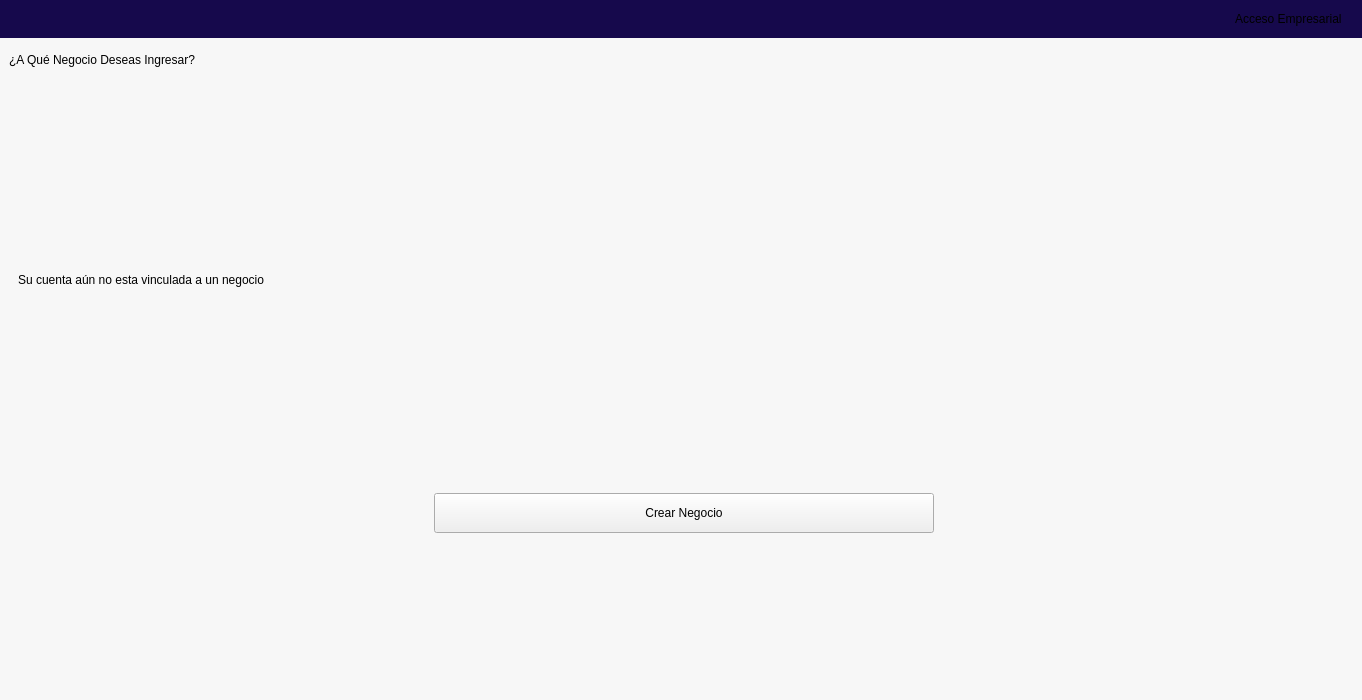
<?xml version="1.0" encoding="UTF-8"?>
<ui version="4.0">
 <class>LoginWindow</class>
 <widget class="QWidget" name="LoginWindow">
  <property name="geometry">
   <rect>
    <x>0</x>
    <y>0</y>
    <width>1362</width>
    <height>700</height>
   </rect>
  </property>
  <property name="minimumSize">
   <size>
    <width>900</width>
    <height>600</height>
   </size>
  </property>
  <property name="maximumSize">
   <size>
    <width>1370</width>
    <height>700</height>
   </size>
  </property>
  <property name="windowTitle">
   <string>Crear Cuenta</string>
  </property>
  <property name="styleSheet">
   <string notr="true">#LoginWindow {
    background-color: #F7F7F7;
}
QFrame[tarjeta=&quot;Negocio&quot;] {
    background-color: #FFFFFF;
    border: 1px solid #E0E0E0;
    border-radius: 10px;
}

QFrame[tarjeta=&quot;Negocio&quot;]:hover {
    border: 2px solid #16094C;
}

QFrame[tarjeta=&quot;Negocio&quot;][seleccionada=&quot;true&quot;] {
    background-color: #F5F3FF;
    border: 2px solid #16094C;
}

/*
-----------------------------------------------------------------------------------------------------
Inputs
-----------------------------------------------------------------------------------------------------
*/

QLineEdit, QDateEdit {
    background-color: #F8F9FA;
    border: 2px solid #D1D5DB;
    border-radius: 8px;
    padding: 8px 12px;
    color: #0E042F;
    min-height: 18px;
}

QLineEdit:hover, QDateEdit:hover {
    border: 1px solid #9CA3AF;
    background-color: #F3F4F6;
}

QLineEdit:focus, QDateEdit:focus {
    border: 1px solid #744BCC;
    background-color: #FFFFFF;
}

QLineEdit:disabled, QDateEdit:disabled {
    background-color: #E5E7EB;
    color: #9CA3AF;
    border: 2px solid #D1D5DB;
}

QDateEdit::drop-down {
    subcontrol-origin: padding;
    subcontrol-position: top right;
    width: 20px;
    border-left-width: 1px;
    border-left-color: #D1D5DB;
    border-left-style: solid;
    border-top-right-radius: 8px;
    border-bottom-right-radius: 8px;
}

/*
-----------------------------------------------------------------------------------------------------
Textos
-----------------------------------------------------------------------------------------------------
*/

QLabel[texto=&quot;TituloPrincipal&quot;] {
    font-size: 30px;
    qproperty-alignment: 'AlignCenter';
    font-weight: bold;
	color: #16094C;
}


QLabel[texto=&quot;InputTexto&quot;] {
    font-size: 16px;
    color: #6C6686;
}


/*
-----------------------------------------------------------------------------------------------------
Botones
-----------------------------------------------------------------------------------------------------
*/

QPushButton[boton=&quot;Primario&quot;] {
    border-radius: 10px;
    background-color: #5D38BB;
    font-weight: bold;
    color: #F7F7F7;
    font-size: 12pt;
    min-height: 40px;
    padding-left: 20px;
    padding-right: 20px;
}

QPushButton[boton=&quot;Primario&quot;]:hover {
    background-color: #744BCC;
}

QPushButton[boton=&quot;Primario&quot;]:pressed {
    background-color: #472A8F;
}

QPushButton[boton=&quot;Secundario&quot;] {
    border-radius: 10px;
    background-color: rgba(161, 147, 204, 0.7);
    font-weight: bold;
    color: #5D38BB;
    font-size: 18px;
    min-height: 40px;
}

QPushButton[boton=&quot;Secundario&quot;]:hover {
    background-color: rgba(161, 147, 204, 0.9);
}

QPushButton[boton=&quot;Secundario&quot;]:pressed {
    background-color: rgba(131, 117, 174, 0.9);
}

QPushButton[boton=&quot;BotonTexto&quot;] {
    border: none;
    background: transparent;
    padding: 0px;
    margin: 0px;
    color: #0E042F;
    font-weight: bold;
    font-size: 16px;
}

QPushButton[boton=&quot;BotonTexto&quot;]:hover {
    color: #6C6686;
    background: transparent;
}

QPushButton[boton=&quot;BotonTexto&quot;]:pressed,
QPushButton[boton=&quot;BotonTexto&quot;]:focus {
    border: none;
    background: transparent;
    outline: none;
}
/*
-----------------------------------------------------------------------------------------------------
Botones
-----------------------------------------------------------------------------------------------------
*/

/* --- BOTÓN PRIMARIO --- */
QPushButton[boton=&quot;Primario&quot;] {
    border-radius: 10px;
    background-color: #5D38BB;
    font-weight: bold;
    color: #F7F7F7;
    font-size: 12pt;
    min-height: 40px;
    padding-left: 20px;
    padding-right: 20px;
	width: 300px;
}
QPushButton[boton=&quot;Primario&quot;]:hover {
    background-color: #744BCC;
}

QPushButton[boton=&quot;Primario&quot;]:pressed {
    background-color: #472A8F;
}
/* --- BOTÓN SECUNDARIO --- */

QPushButton[boton=&quot;Secundario&quot;] {
    border-radius: 10px;
	width: 300px;
    background-color: rgba(161, 147, 204, 0.7);
    font-weight: bold;
    color: #5D38BB;
    font-size: 18px;
    min-height: 40px;
}

QPushButton[boton=&quot;Secundario&quot;]:hover {
    background-color: rgba(161, 147, 204, 0.9);
}

QPushButton[boton=&quot;Secundario&quot;]:pressed {
    background-color: rgba(131, 117, 174, 0.9);
}

   </string>
  </property>
  <layout class="QVBoxLayout" name="verticalLayout">
   <property name="leftMargin">
    <number>0</number>
   </property>
   <property name="topMargin">
    <number>0</number>
   </property>
   <property name="rightMargin">
    <number>0</number>
   </property>
   <item>
    <widget class="QWidget" name="parteArriba" native="true">
     <property name="maximumSize">
      <size>
       <width>16777215</width>
       <height>150</height>
      </size>
     </property>
     <property name="autoFillBackground">
      <bool>false</bool>
     </property>
     <property name="styleSheet">
      <string notr="true">#parteArriba{
background-color: #16094C;
}
/*
-----------------------------------------------------------------------------------------------------
Textos
-----------------------------------------------------------------------------------------------------
*/

QLabel[texto=&quot;DestacadoArriba&quot;] {
    font-size: 20px;
    font-weight: bold;
	color: #f7f7f7;
}
QLabel[texto=&quot;Descripcion&quot;] {
    font-size: 16px;
	color: #f7f7f7;
}
</string>
     </property>
     <layout class="QHBoxLayout" name="horizontalLayout">
      <property name="leftMargin">
       <number>20</number>
      </property>
      <property name="rightMargin">
       <number>20</number>
      </property>
      <item>
       <widget class="QLabel" name="label">
        <property name="maximumSize">
         <size>
          <width>100</width>
          <height>100</height>
         </size>
        </property>
        <property name="text">
         <string/>
        </property>
        <property name="pixmap">
         <pixmap resource="../resources/resources.qrc">:/images/logo.png</pixmap>
        </property>
        <property name="scaledContents">
         <bool>true</bool>
        </property>
       </widget>
      </item>
      <item>
       <widget class="QLabel" name="lblBienvenidaUser">
        <property name="text">
         <string/>
        </property>
        <property name="texto" stdset="0">
         <string>Descripcion</string>
        </property>
       </widget>
      </item>
      <item>
       <spacer name="horizontalSpacer">
        <property name="orientation">
         <enum>Qt::Horizontal</enum>
        </property>
        <property name="sizeHint" stdset="0">
         <size>
          <width>40</width>
          <height>20</height>
         </size>
        </property>
       </spacer>
      </item>
      <item>
       <widget class="QLabel" name="label_2">
        <property name="styleSheet">
         <string notr="true"/>
        </property>
        <property name="text">
         <string>Acceso Empresarial</string>
        </property>
        <property name="texto" stdset="0">
         <string>DestacadoArriba</string>
        </property>
       </widget>
      </item>
     </layout>
    </widget>
   </item>
   <item>
    <widget class="QWidget" name="widget" native="true">
     <layout class="QVBoxLayout" name="verticalLayout_2">
      <item>
       <widget class="QLabel" name="label_3">
        <property name="maximumSize">
         <size>
          <width>16777215</width>
          <height>50</height>
         </size>
        </property>
        <property name="text">
         <string>¿A Qué Negocio Deseas Ingresar?</string>
        </property>
        <property name="texto" stdset="0">
         <string>TituloPrincipal</string>
        </property>
       </widget>
      </item>
      <item>
       <widget class="QStackedWidget" name="stackedWidget">
        <property name="styleSheet">
         <string notr="true"/>
        </property>
        <property name="currentIndex">
         <number>1</number>
        </property>
        <widget class="QWidget" name="page">
         <layout class="QVBoxLayout" name="verticalLayout_3">
          <item>
           <widget class="QScrollArea" name="scrollArea">
            <property name="styleSheet">
             <string notr="true">/* 1. Contenedor principal del ScrollArea */
QScrollArea {
    border: none;                  /* Sin bordes molestos alrededor */
    background-color: #F3F3F3;     /* Fondo gris claro idéntico al de la imagen */
}

/* 2. El widget interno que sostiene las tarjetas */
QScrollArea &gt; QWidget &gt; QWidget {
    background-color: #F3F3F3;     /* Mantiene el fondo gris claro */
}

/* 3. Barra de desplazamiento Vertical Minimalista */
QScrollBar:vertical {
    background: transparent;       /* Sin fondo para que no ensucie la interfaz */
    width: 8px;                    /* Delgada y moderna */
    margin: 4px 2px 4px 2px;
}

/* 4. El &quot;Tirador&quot; o barra móvil */
QScrollBar::handle:vertical {
    background-color: #A0A0A0;     /* Gris suave discreto */
    min-height: 30px;
    border-radius: 4px;            /* Totalmente redondeado */
}

/* Cuando el mouse pasa por encima se vuelve un poco más oscuro */
QScrollBar::handle:vertical:hover {
    background-color: #787878;
}

/* 5. Eliminar por completo las flechas de arriba y abajo */
QScrollBar::sub-line:vertical, QScrollBar::add-line:vertical {
    border: none;
    background: none;
    height: 0px;
}

QScrollBar::up-arrow:vertical, QScrollBar::down-arrow:vertical {
    background: none;
}

/* 6. Espacio vacío del fondo del scroll tracking */
QScrollBar::add-page:vertical, QScrollBar::sub-page:vertical {
    background: none;
}


QLabel[texto=&quot;Destacado&quot;]{
font-weight:bold;
font-size: 22px;
 qproperty-alignment: 'AlignHCenter | AlignVCenter';
color: #16094C;
}
QLabel[texto=&quot;Descripcion&quot;]{
font-size: 18px;
 qproperty-alignment: 'AlignHCenter | AlignVCenter';
color: #16094C;
}
</string>
            </property>
            <property name="widgetResizable">
             <bool>true</bool>
            </property>
            <widget class="QWidget" name="contenedorNegocios">
             <property name="geometry">
              <rect>
               <x>0</x>
               <y>0</y>
               <width>1326</width>
               <height>489</height>
              </rect>
             </property>
             <layout class="QGridLayout" name="gridLayout">
              <item row="0" column="0">
               <layout class="QGridLayout" name="gridLayoutNegocios"/>
              </item>
              <item row="1" column="0">
               <widget class="QWidget" name="widget_4" native="true">
                <property name="maximumSize">
                 <size>
                  <width>16777215</width>
                  <height>80</height>
                 </size>
                </property>
                <layout class="QHBoxLayout" name="horizontalLayout_3">
                 <item>
                  <widget class="QPushButton" name="BtnNuevoNeg">
                   <property name="maximumSize">
                    <size>
                     <width>500</width>
                     <height>16777215</height>
                    </size>
                   </property>
                   <property name="text">
                    <string>Crear Nuevo Negocio</string>
                   </property>
                   <property name="boton" stdset="0">
                    <string>Secundario</string>
                   </property>
                  </widget>
                 </item>
                 <item>
                  <spacer name="horizontalSpacer_4">
                   <property name="orientation">
                    <enum>Qt::Horizontal</enum>
                   </property>
                   <property name="sizeHint" stdset="0">
                    <size>
                     <width>40</width>
                     <height>20</height>
                    </size>
                   </property>
                  </spacer>
                 </item>
                 <item>
                  <widget class="QPushButton" name="btnEntrar">
                   <property name="maximumSize">
                    <size>
                     <width>500</width>
                     <height>16777215</height>
                    </size>
                   </property>
                   <property name="text">
                    <string>Acceder al Negocio</string>
                   </property>
                   <property name="boton" stdset="0">
                    <string>Primario</string>
                   </property>
                  </widget>
                 </item>
                </layout>
               </widget>
              </item>
             </layout>
            </widget>
           </widget>
          </item>
         </layout>
        </widget>
        <widget class="QWidget" name="page_2">
         <widget class="QWidget" name="widget_2" native="true">
          <property name="geometry">
           <rect>
            <x>9</x>
            <y>29</y>
            <width>1331</width>
            <height>461</height>
           </rect>
          </property>
          <property name="styleSheet">
           <string notr="true">QLabel[texto=&quot;Destacado&quot;]{
font-weight:bold;
font-size: 28px;
color: #6C6686;
qproperty-alignment: 'AlignHCenter | AlignVCenter';
}
/*
-----------------------------------------------------------------------------------------------------
Botones
-----------------------------------------------------------------------------------------------------
*/

/* --- BOTÓN PRIMARIO --- */

QPushButton[boton=&quot;Primario&quot;] {
    border-radius: 10px;
    background-color: #5D38BB;
    font-weight: bold;
    color: #F7F7F7;
    font-size: 12pt;
    min-height: 40px;
    padding-left: 20px;
    padding-right: 20px;
}

QPushButton[boton=&quot;Primario&quot;]:hover {
    background-color: #744BCC;
}

QPushButton[boton=&quot;Primario&quot;]:pressed {
    background-color: #472A8F;
}</string>
          </property>
          <layout class="QVBoxLayout" name="verticalLayout_4">
           <item>
            <widget class="QLabel" name="label_4">
             <property name="text">
              <string>Su cuenta aún no esta vinculada a un negocio</string>
             </property>
             <property name="texto" stdset="0">
              <string>Destacado</string>
             </property>
            </widget>
           </item>
           <item>
            <widget class="QWidget" name="widget_3" native="true">
             <property name="maximumSize">
              <size>
               <width>16777215</width>
               <height>100</height>
              </size>
             </property>
             <layout class="QHBoxLayout" name="horizontalLayout_2">
              <item>
               <spacer name="horizontalSpacer_2">
                <property name="orientation">
                 <enum>Qt::Horizontal</enum>
                </property>
                <property name="sizeHint" stdset="0">
                 <size>
                  <width>40</width>
                  <height>20</height>
                 </size>
                </property>
               </spacer>
              </item>
              <item>
               <widget class="QPushButton" name="btnCrearNeg">
                <property name="minimumSize">
                 <size>
                  <width>500</width>
                  <height>40</height>
                 </size>
                </property>
                <property name="maximumSize">
                 <size>
                  <width>300</width>
                  <height>16777215</height>
                 </size>
                </property>
                <property name="text">
                 <string>Crear Negocio</string>
                </property>
                <property name="boton" stdset="0">
                 <string>Primario</string>
                </property>
               </widget>
              </item>
              <item>
               <spacer name="horizontalSpacer_3">
                <property name="orientation">
                 <enum>Qt::Horizontal</enum>
                </property>
                <property name="sizeHint" stdset="0">
                 <size>
                  <width>40</width>
                  <height>20</height>
                 </size>
                </property>
               </spacer>
              </item>
             </layout>
            </widget>
           </item>
          </layout>
         </widget>
        </widget>
       </widget>
      </item>
     </layout>
    </widget>
   </item>
  </layout>
 </widget>
 <resources>
  <include location="../resources/resources.qrc"/>
 </resources>
 <connections/>
</ui>
